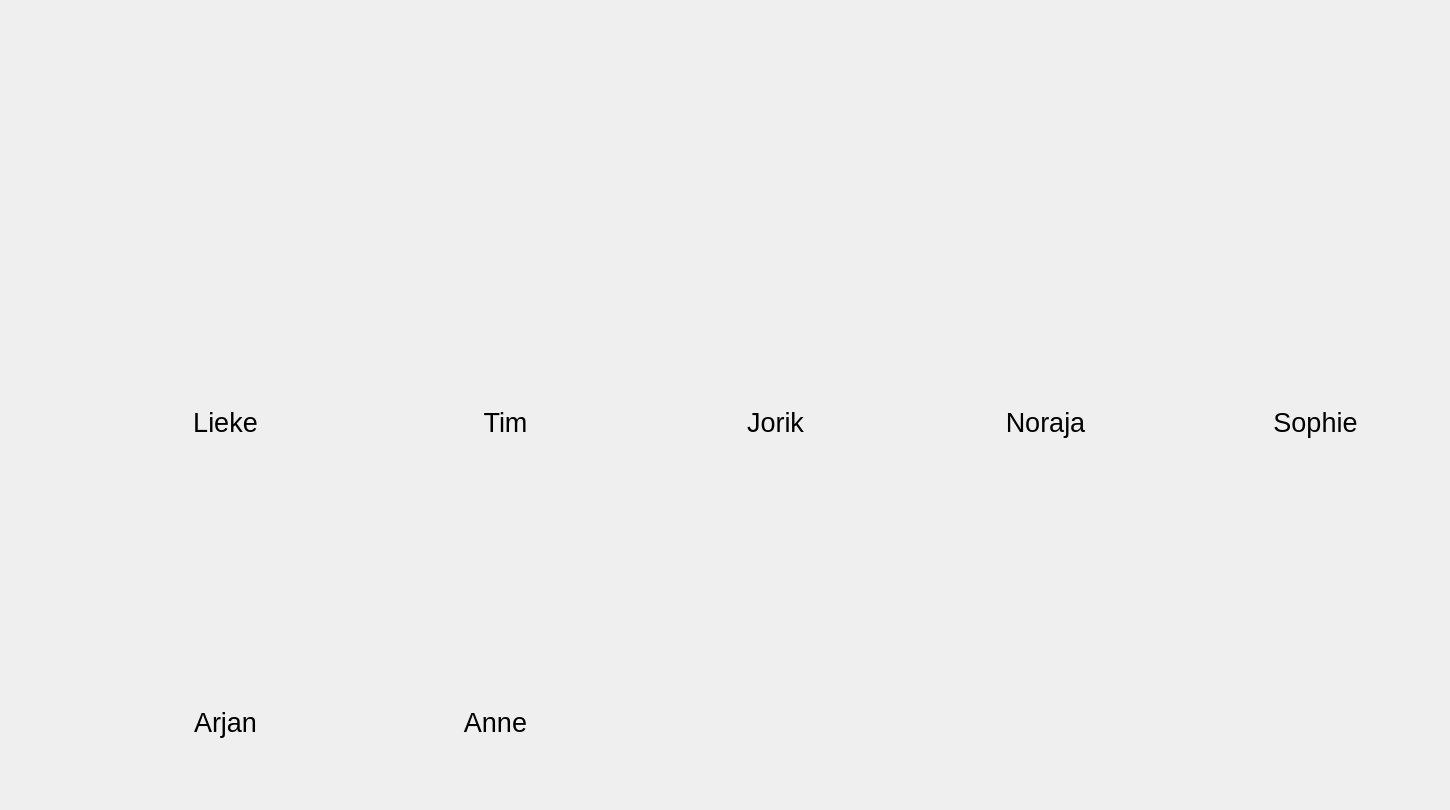
    <widget class="QWidget" name="Children">
     <widget class="QPushButton" name="kind2">
      <property name="geometry">
       <rect>
        <x>440</x>
        <y>250</y>
        <width>131</width>
        <height>251</height>
       </rect>
      </property>
      <property name="font">
       <font>
        <family>Segoe UI</family>
        <pointsize>20</pointsize>
       </font>
      </property>
      <property name="styleSheet">
       <string notr="true">  QPushButton {
            color: black;
            border-top: 3px transparent;
            border-bottom: 3px transparent;
            border-right: 10px transparent;
            border-left: 10px transparent;
        }</string>
      </property>
      <property name="text">
       <string>


Tim</string>
      </property>
     </widget>
     <widget class="QPushButton" name="Tim_old">
      <property name="geometry">
       <rect>
        <x>1150</x>
        <y>640</y>
        <width>171</width>
        <height>161</height>
       </rect>
      </property>
      <property name="whatsThis">
       <string>&lt;html&gt;&lt;head/&gt;&lt;body&gt;&lt;p&gt;&lt;img src=&quot;:/kind/annemiek.png&quot;/&gt;&lt;/p&gt;&lt;/body&gt;&lt;/html&gt;</string>
      </property>
      <property name="styleSheet">
       <string notr="true">  QPushButton {
            color: grey;
            border-image: url(:/kind/tim.png) 10 10 10 10;
            border-top: 3px transparent;
            border-bottom: 3px transparent;
            border-right: 10px transparent;
            border-left: 10px transparent;
        }
</string>
      </property>
      <property name="text">
       <string/>
      </property>
     </widget>
     <widget class="QLabel" name="logo">
      <property name="geometry">
       <rect>
        <x>120</x>
        <y>-40</y>
        <width>431</width>
        <height>281</height>
       </rect>
      </property>
      <property name="baseSize">
       <size>
        <width>200</width>
        <height>100</height>
       </size>
      </property>
      <property name="text">
       <string>&lt;html&gt;&lt;head/&gt;&lt;body&gt;&lt;p&gt;&lt;img src=&quot;:/logo/logo.png&quot;/&gt;&lt;/p&gt;&lt;/body&gt;&lt;/html&gt;</string>
      </property>
     </widget>
     <widget class="QLabel" name="tim_img">
      <property name="geometry">
       <rect>
        <x>410</x>
        <y>220</y>
        <width>221</width>
        <height>211</height>
       </rect>
      </property>
      <property name="text">
       <string>&lt;html&gt;&lt;head/&gt;&lt;body&gt;&lt;p&gt;&lt;img src=&quot;:/kind/tim.png&quot;/&gt;&lt;/p&gt;&lt;/body&gt;&lt;/html&gt;</string>
      </property>
     </widget>
     <widget class="QLabel" name="lieke_img">
      <property name="geometry">
       <rect>
        <x>130</x>
        <y>220</y>
        <width>221</width>
        <height>211</height>
       </rect>
      </property>
      <property name="text">
       <string>&lt;html&gt;&lt;head/&gt;&lt;body&gt;&lt;p&gt;&lt;img src=&quot;:/kind/lieke.png&quot;/&gt;&lt;/p&gt;&lt;/body&gt;&lt;/html&gt;</string>
      </property>
     </widget>
     <widget class="QPushButton" name="kind1">
      <property name="geometry">
       <rect>
        <x>160</x>
        <y>250</y>
        <width>131</width>
        <height>251</height>
       </rect>
      </property>
      <property name="font">
       <font>
        <family>Segoe UI</family>
        <pointsize>20</pointsize>
       </font>
      </property>
      <property name="styleSheet">
       <string notr="true">  QPushButton {
            color: black;
            border-top: 3px transparent;
            border-bottom: 3px transparent;
            border-right: 10px transparent;
            border-left: 10px transparent;
        }</string>
      </property>
      <property name="text">
       <string>


Lieke</string>
      </property>
     </widget>
     <widget class="QLabel" name="jorik_img">
      <property name="geometry">
       <rect>
        <x>680</x>
        <y>220</y>
        <width>221</width>
        <height>211</height>
       </rect>
      </property>
      <property name="text">
       <string>&lt;html&gt;&lt;head/&gt;&lt;body&gt;&lt;p&gt;&lt;img src=&quot;:/kind/jorik.png&quot;/&gt;&lt;/p&gt;&lt;/body&gt;&lt;/html&gt;</string>
      </property>
     </widget>
     <widget class="QPushButton" name="kind3">
      <property name="geometry">
       <rect>
        <x>710</x>
        <y>250</y>
        <width>131</width>
        <height>251</height>
       </rect>
      </property>
      <property name="font">
       <font>
        <family>Segoe UI</family>
        <pointsize>20</pointsize>
       </font>
      </property>
      <property name="styleSheet">
       <string notr="true">  QPushButton {
            color: black;
            border-top: 3px transparent;
            border-bottom: 3px transparent;
            border-right: 10px transparent;
            border-left: 10px transparent;
        }</string>
      </property>
      <property name="text">
       <string>


Jorik</string>
      </property>
     </widget>
     <widget class="QLabel" name="noraja_img">
      <property name="geometry">
       <rect>
        <x>950</x>
        <y>220</y>
        <width>221</width>
        <height>211</height>
       </rect>
      </property>
      <property name="text">
       <string>&lt;html&gt;&lt;head/&gt;&lt;body&gt;&lt;p&gt;&lt;img src=&quot;:/kind/noraja.png&quot;/&gt;&lt;/p&gt;&lt;/body&gt;&lt;/html&gt;</string>
      </property>
     </widget>
     <widget class="QPushButton" name="kind4">
      <property name="geometry">
       <rect>
        <x>980</x>
        <y>250</y>
        <width>131</width>
        <height>251</height>
       </rect>
      </property>
      <property name="font">
       <font>
        <family>Segoe UI</family>
        <pointsize>20</pointsize>
       </font>
      </property>
      <property name="styleSheet">
       <string notr="true">  QPushButton {
            color: black;
            border-top: 3px transparent;
            border-bottom: 3px transparent;
            border-right: 10px transparent;
            border-left: 10px transparent;
        }</string>
      </property>
      <property name="text">
       <string>


Noraja</string>
      </property>
     </widget>
     <widget class="QLabel" name="annsophie_img">
      <property name="geometry">
       <rect>
        <x>1220</x>
        <y>220</y>
        <width>221</width>
        <height>211</height>
       </rect>
      </property>
      <property name="text">
       <string>&lt;html&gt;&lt;head/&gt;&lt;body&gt;&lt;p&gt;&lt;img src=&quot;:/kind/annsophie.png&quot;/&gt;&lt;/p&gt;&lt;/body&gt;&lt;/html&gt;</string>
      </property>
     </widget>
     <widget class="QPushButton" name="kind5">
      <property name="geometry">
       <rect>
        <x>1250</x>
        <y>250</y>
        <width>131</width>
        <height>251</height>
       </rect>
      </property>
      <property name="font">
       <font>
        <family>Segoe UI</family>
        <pointsize>20</pointsize>
       </font>
      </property>
      <property name="styleSheet">
       <string notr="true">  QPushButton {
            color: black;
            border-top: 3px transparent;
            border-bottom: 3px transparent;
            border-right: 10px transparent;
            border-left: 10px transparent;
        }</string>
      </property>
      <property name="text">
       <string>


Sophie</string>
      </property>
     </widget>
     <widget class="QLabel" name="arjan_img">
      <property name="geometry">
       <rect>
        <x>130</x>
        <y>520</y>
        <width>221</width>
        <height>211</height>
       </rect>
      </property>
      <property name="text">
       <string>&lt;html&gt;&lt;head/&gt;&lt;body&gt;&lt;p&gt;&lt;img src=&quot;:/kind/arjan.png&quot;/&gt;&lt;/p&gt;&lt;/body&gt;&lt;/html&gt;</string>
      </property>
     </widget>
     <widget class="QPushButton" name="kind6">
      <property name="geometry">
       <rect>
        <x>160</x>
        <y>550</y>
        <width>131</width>
        <height>251</height>
       </rect>
      </property>
      <property name="font">
       <font>
        <family>Segoe UI</family>
        <pointsize>20</pointsize>
       </font>
      </property>
      <property name="styleSheet">
       <string notr="true">  QPushButton {
            color: black;
            border-top: 3px transparent;
            border-bottom: 3px transparent;
            border-right: 10px transparent;
            border-left: 10px transparent;
        }</string>
      </property>
      <property name="text">
       <string>


Arjan</string>
      </property>
     </widget>
     <widget class="QLabel" name="annemiek_img">
      <property name="geometry">
       <rect>
        <x>400</x>
        <y>520</y>
        <width>221</width>
        <height>211</height>
       </rect>
      </property>
      <property name="text">
       <string>&lt;html&gt;&lt;head/&gt;&lt;body&gt;&lt;p&gt;&lt;img src=&quot;:/kind/annemiek.png&quot;/&gt;&lt;/p&gt;&lt;/body&gt;&lt;/html&gt;</string>
      </property>
     </widget>
     <widget class="QPushButton" name="kind7">
      <property name="geometry">
       <rect>
        <x>430</x>
        <y>550</y>
        <width>131</width>
        <height>251</height>
       </rect>
      </property>
      <property name="font">
       <font>
        <family>Segoe UI</family>
        <pointsize>20</pointsize>
       </font>
      </property>
      <property name="styleSheet">
       <string notr="true">  QPushButton {
            color: black;
            border-top: 3px transparent;
            border-bottom: 3px transparent;
            border-right: 10px transparent;
            border-left: 10px transparent;
        }</string>
      </property>
      <property name="text">
       <string>


Anne</string>
      </property>
     </widget>
     <widget class="QLabel" name="add">
      <property name="geometry">
       <rect>
        <x>720</x>
        <y>540</y>
        <width>200</width>
        <height>180</height>
       </rect>
      </property>
      <property name="text">
       <string>&lt;html&gt;&lt;head/&gt;&lt;body&gt;&lt;p&gt;&lt;img src=&quot;:/Buttons/add.png&quot;/&gt;&lt;/p&gt;&lt;/body&gt;&lt;/html&gt;</string>
      </property>
     </widget>
     <zorder>Tim_old</zorder>
     <zorder>logo</zorder>
     <zorder>tim_img</zorder>
     <zorder>kind2</zorder>
     <zorder>lieke_img</zorder>
     <zorder>kind1</zorder>
     <zorder>jorik_img</zorder>
     <zorder>kind3</zorder>
     <zorder>noraja_img</zorder>
     <zorder>kind4</zorder>
     <zorder>annsophie_img</zorder>
     <zorder>kind5</zorder>
     <zorder>arjan_img</zorder>
     <zorder>kind6</zorder>
     <zorder>annemiek_img</zorder>
     <zorder>kind7</zorder>
     <zorder>add</zorder>
    </widget>
